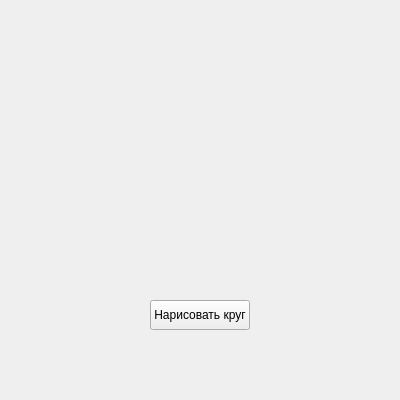
<?xml version="1.0" encoding="UTF-8"?>
<ui version="4.0">
 <class>MainWindow</class>
 <widget class="QMainWindow" name="MainWindow">
  <property name="geometry">
   <rect>
    <x>0</x>
    <y>0</y>
    <width>400</width>
    <height>400</height>
   </rect>
  </property>
  <widget class="QWidget" name="centralwidget">
   <widget class="QPushButton" name="pushButton">
    <property name="geometry">
     <rect>
      <x>150</x>
      <y>300</y>
      <width>100</width>
      <height>30</height>
     </rect>
    </property>
    <property name="text">
     <string>Нарисовать круг</string>
    </property>
   </widget>
  </widget>
  <resources/>
  <connections/>
 </widget>
</ui>
